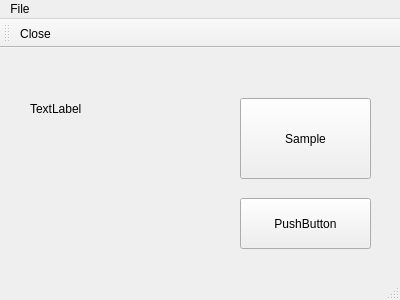
<?xml version="1.0" encoding="UTF-8"?>
<ui version="4.0">
 <class>MainWindow</class>
 <widget class="QMainWindow" name="MainWindow">
  <property name="geometry">
   <rect>
    <x>0</x>
    <y>0</y>
    <width>400</width>
    <height>300</height>
   </rect>
  </property>
  <property name="windowTitle">
   <string>MainWindow</string>
  </property>
  <widget class="QWidget" name="centralWidget">
   <widget class="QLabel" name="label">
    <property name="geometry">
     <rect>
      <x>30</x>
      <y>30</y>
      <width>131</width>
      <height>61</height>
     </rect>
    </property>
    <property name="text">
     <string>TextLabel</string>
    </property>
   </widget>
   <widget class="QPushButton" name="pushButton">
    <property name="geometry">
     <rect>
      <x>240</x>
      <y>50</y>
      <width>131</width>
      <height>81</height>
     </rect>
    </property>
    <property name="text">
     <string>Sample</string>
    </property>
    <property name="icon">
     <iconset resource="resource.qrc">
      <normaloff>:/pic/1481543633_icons_user.png</normaloff>:/pic/1481543633_icons_user.png</iconset>
    </property>
   </widget>
   <widget class="QPushButton" name="pushButton_2">
    <property name="geometry">
     <rect>
      <x>240</x>
      <y>150</y>
      <width>131</width>
      <height>51</height>
     </rect>
    </property>
    <property name="text">
     <string>PushButton</string>
    </property>
    <property name="icon">
     <iconset resource="resource.qrc">
      <normaloff>:/pic/1481543648_icons_reload.png</normaloff>:/pic/1481543648_icons_reload.png</iconset>
    </property>
   </widget>
  </widget>
  <widget class="QMenuBar" name="menuBar">
   <property name="geometry">
    <rect>
     <x>0</x>
     <y>0</y>
     <width>400</width>
     <height>22</height>
    </rect>
   </property>
   <widget class="QMenu" name="menuFile">
    <property name="title">
     <string>File</string>
    </property>
    <addaction name="actionClick"/>
    <addaction name="separator"/>
    <addaction name="actionClose"/>
   </widget>
   <addaction name="menuFile"/>
  </widget>
  <widget class="QToolBar" name="mainToolBar">
   <attribute name="toolBarArea">
    <enum>TopToolBarArea</enum>
   </attribute>
   <attribute name="toolBarBreak">
    <bool>false</bool>
   </attribute>
   <addaction name="actionClose"/>
  </widget>
  <widget class="QStatusBar" name="statusBar"/>
  <action name="actionClose">
   <property name="icon">
    <iconset resource="resource.qrc">
     <normaloff>:/pic/1481543660_icons_exit.png</normaloff>:/pic/1481543660_icons_exit.png</iconset>
   </property>
   <property name="text">
    <string>Close</string>
   </property>
  </action>
  <action name="actionClick">
   <property name="text">
    <string>Click</string>
   </property>
  </action>
 </widget>
 <layoutdefault spacing="6" margin="11"/>
 <resources>
  <include location="resource.qrc"/>
 </resources>
 <connections/>
</ui>
